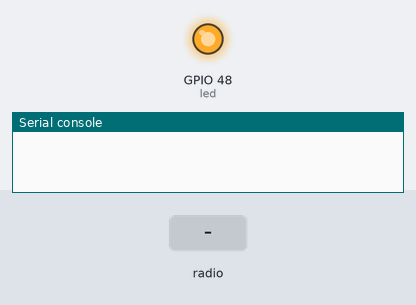
Recording of a program running on a simulated ESP32 board running MicroPython. Parts: output pins drawn as LEDs (lit = HIGH), the last lines printed to the serial console. The test bench sets the inputs (shaded band).

Above: at 1.2 s.
1.3 s: radio message "led on" arrives
At 2.4 s:
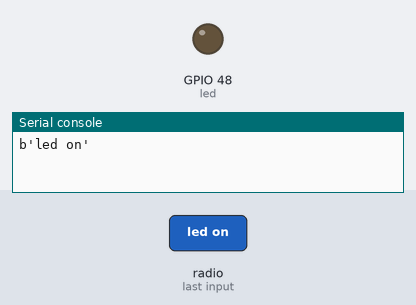
2.8 s: radio message "led off" arrives
At 3.6 s:
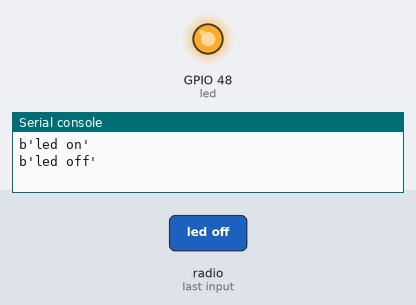
Timing chart, 0 to 5.8 s (numbered marks = the images above; inputs shaded):
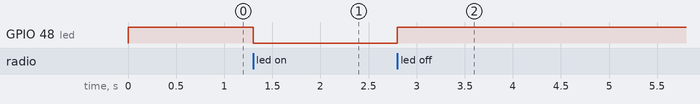

Measured:
- after the input at 1.3 s, GPIO 48 (led): HIGH → LOW at once
- after the input at 2.8 s, GPIO 48 (led): LOW → HIGH at once

The program:

s3.py
```python
#### 接收端的代码
import network
import espnow
from machine import Pin

sta = network.WLAN(network.STA_IF)
sta.active(True)
sta.disconnect()                # 断开WIFI连接

e = espnow.ESPNow()                  # 启动ESPNOW
e.active(True)

peer = b',\xbc\xbbLf\x1c'   # 发送器的mac地址
e.add_peer(peer)

led = Pin(48,Pin.OUT)

def espnow_rx():
    led.value(1)
    while True:
        host, msg = e.recv()
        if msg == b'led on':
            # 等待消息
            led.value(0)
            print(msg)

        elif msg == b'led off':
            led.value(1)
            print(msg)

if __name__ == "__main__":
    espnow_rx()
```
